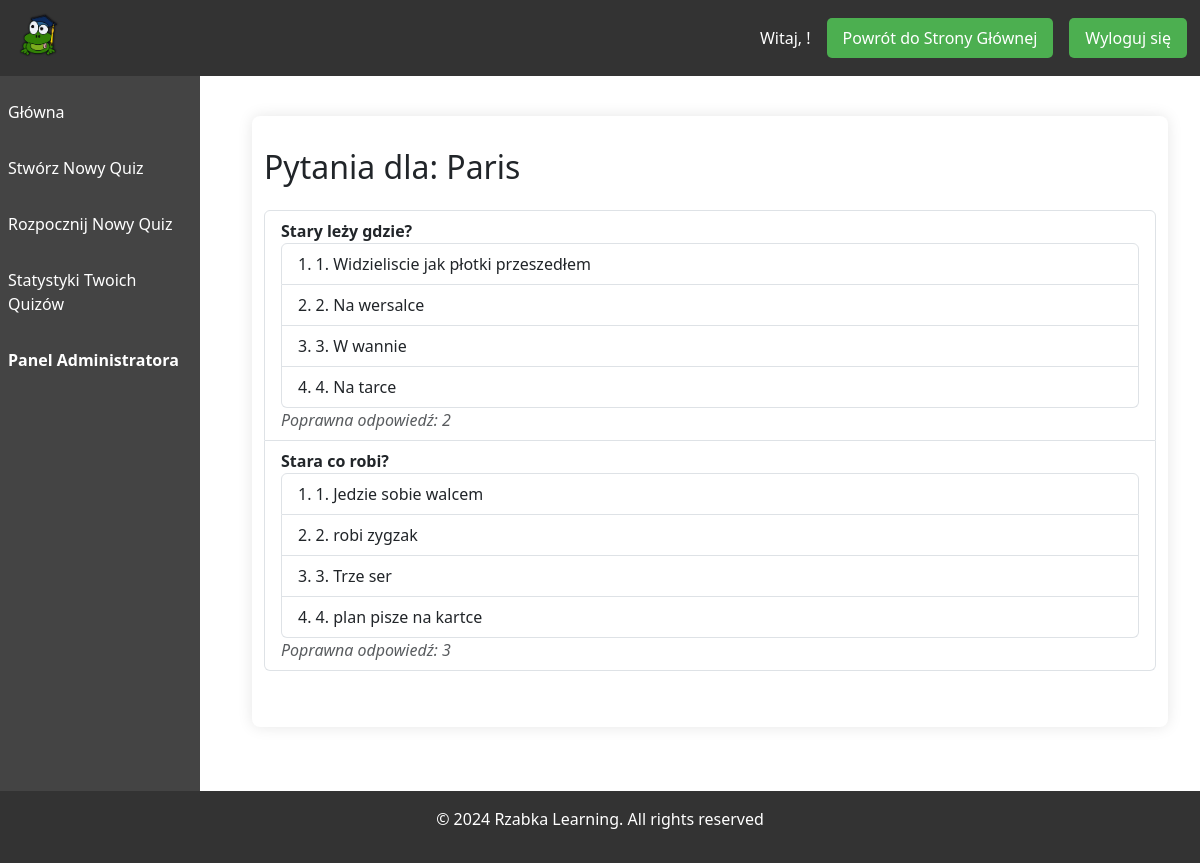
Screenshot of /quiz/quizzes/10/ with the database file from the repository.
### quizAPP/models.py (models this page shows, shortened)
class Quiz(models.Model):
    title = models.CharField(max_length=200)
    description = models.TextField(blank=True, null=True)
    created_by = models.ForeignKey(User, on_delete=models.PROTECT, related_name='quizzes')

class Question(models.Model):
    quiz = models.ForeignKey(Quiz, related_name='questions', on_delete=models.CASCADE)
    question_text = models.CharField(max_length=500)
    answer1 = models.CharField(max_length=200)
    answer2 = models.CharField(max_length=200)
    answer3 = models.CharField(max_length=200)
    answer4 = models.CharField(max_length=200)
    correct_answer = models.IntegerField()      #choice from 1 to 4

### quizAPP/views.py (the view)
# urls.py: path('quizzes/<int:quiz_id>/', views.question_list, name='questionlist'),
def question_list(request, quiz_id):
    quiz = get_object_or_404(Quiz, id=quiz_id)
    return render(request, 'quiz/questionlist.html', {'quiz': quiz})

### templates/quiz/questionlist.html (shortened to what this page needs)
{% extends "quiz_base.html" %}
{% block content %}
<div class="background">
  <div class="container mt-4">
    <h2 class="mb-4">Pytania dla: {{ quiz.title }}</h2>
    <ul class="list-group mb-4">
      {% for question in quiz.questions.all %}
        <li class="list-group-item">
          <strong>{{ question.question_text }}</strong><br>
          <ol class="list-group list-group-numbered">
            <li class="list-group-item">1. {{ question.answer1 }}</li>
            <li class="list-group-item">2. {{ question.answer2 }}</li>
            <li class="list-group-item">3. {{ question.answer3 }}</li>
            <li class="list-group-item">4. {{ question.answer4 }}</li>
          </ol>
          <em class="text-muted">Poprawna odpowiedź: {{ question.correct_answer }}</em>
        </li>
      {% empty %}
        <li class="list-group-item">Brak pytań do wyświetlenia.</li>
      {% endfor %}
    </ul>
  </div>
</div>
{% endblock %}

### templates/quiz_base.html (shortened to what this page needs)
{% load static %}
<!DOCTYPE html>
<html lang="pl">
    <head>
        <link rel="stylesheet" href="{% static 'css/login.css' %}">
        <link href="https://cdn.jsdelivr.net/npm/bootstrap@5.3.3/dist/css/bootstrap.min.css" rel="stylesheet">
    </head>
    <body>
        <header style="padding: 13px">
            <div class="logo">
                <a href="{% url 'mainpage' %}">
                    <img src="{% static 'img/logo.png' %}" alt="Logo Rzabka">
                </a>
            </div>
            <div class="login">
                <span id="username-display">Witaj, {{ user.get_username }}!</span>
                <a href="{% url 'mainpage' %}" id="logout-link">Powrót do Strony Głównej</a>
                <a href="{% url 'logout' %}" id="logout-link">Wyloguj się</a>
            </div>
        </header>
        <nav>
            <ul>
                <li><a href="{% url 'quizlist' %}">Główna</a></li>
                <li><a href="{% url 'quizwizard' %}">Stwórz Nowy Quiz</a></li>
                <li><a href="{% url 'testlist' %}">Rozpocznij Nowy Quiz</a></li>
                <li><a href="{% url 'stats' %}">Statystyki Twoich Quizów</a></li>
                <li><a href="{% url 'admin:index' %}"><b>Panel Administratora</b></a></li>
            </ul>
        </nav>
        <main>
            {% block content %}{% endblock %}
        </main>
        <footer id="footer">
            <p>&copy; 2024 Rzabka Learning. All rights reserved</p>
        </footer>
    </body>
</html>

### static/css/login.css (style rules this page uses)
* { margin: 0; padding: 0; box-sizing: border-box; }
body { font-family: 'Segoe UI', Tahoma, Geneva, Verdana, sans-serif; background-color: #f4f4f4; padding-top: 60px; display: flex; flex-direction: column; min-height: 100vh; }
.container { background-color: #fff; padding: 2em; border-radius: 8px; box-shadow: 0 0 15px rgba(0, 0, 0, 0.1); max-width: 800px; margin: 2em auto; }
header { display: flex; justify-content: space-between; align-items: center; background-color: #333; color: #fff; padding: 13px; position: fixed; top: 0; width: 100%; z-index: 1000; }
header .logo img { height: 50px; }
header .login { display: flex; align-items: center; }
header .login a { color: #fff; text-decoration: none; background-color: #4CAF50; padding: 0.5em 1em; border-radius: 5px; margin-left: 1em; }
nav { width: 200px; position: fixed; top: 60px; left: 0; background-color: #444; height: 100%; padding-top: 1em; }
nav ul { list-style: none; padding: 0; }
nav ul li { margin: 1em 0; }
nav ul li a { color: #fff; text-decoration: none; padding: 0.5em; display: block; }
main { flex: 1; margin-left: 220px; padding: 2em; }
footer { background-color: #333; color: #fff; text-align: center; padding: 1em; position: relative !important; bottom: 0; width: 100%; margin-top: auto; }

### rows the page displays
Quiz: title "Paris"
Question: question_text "Stary leży gdzie?", answer1 "Widzieliscie jak płotki przeszedłem", answer2 "Na wersalce", answer3 "W wannie", answer4 "Na tarce", correct_answer "2"
Question: question_text "Stara co robi?", answer1 "Jedzie sobie walcem", answer2 "robi zygzak", answer3 "Trze ser", answer4 "plan pisze na kartce", correct_answer "3"
